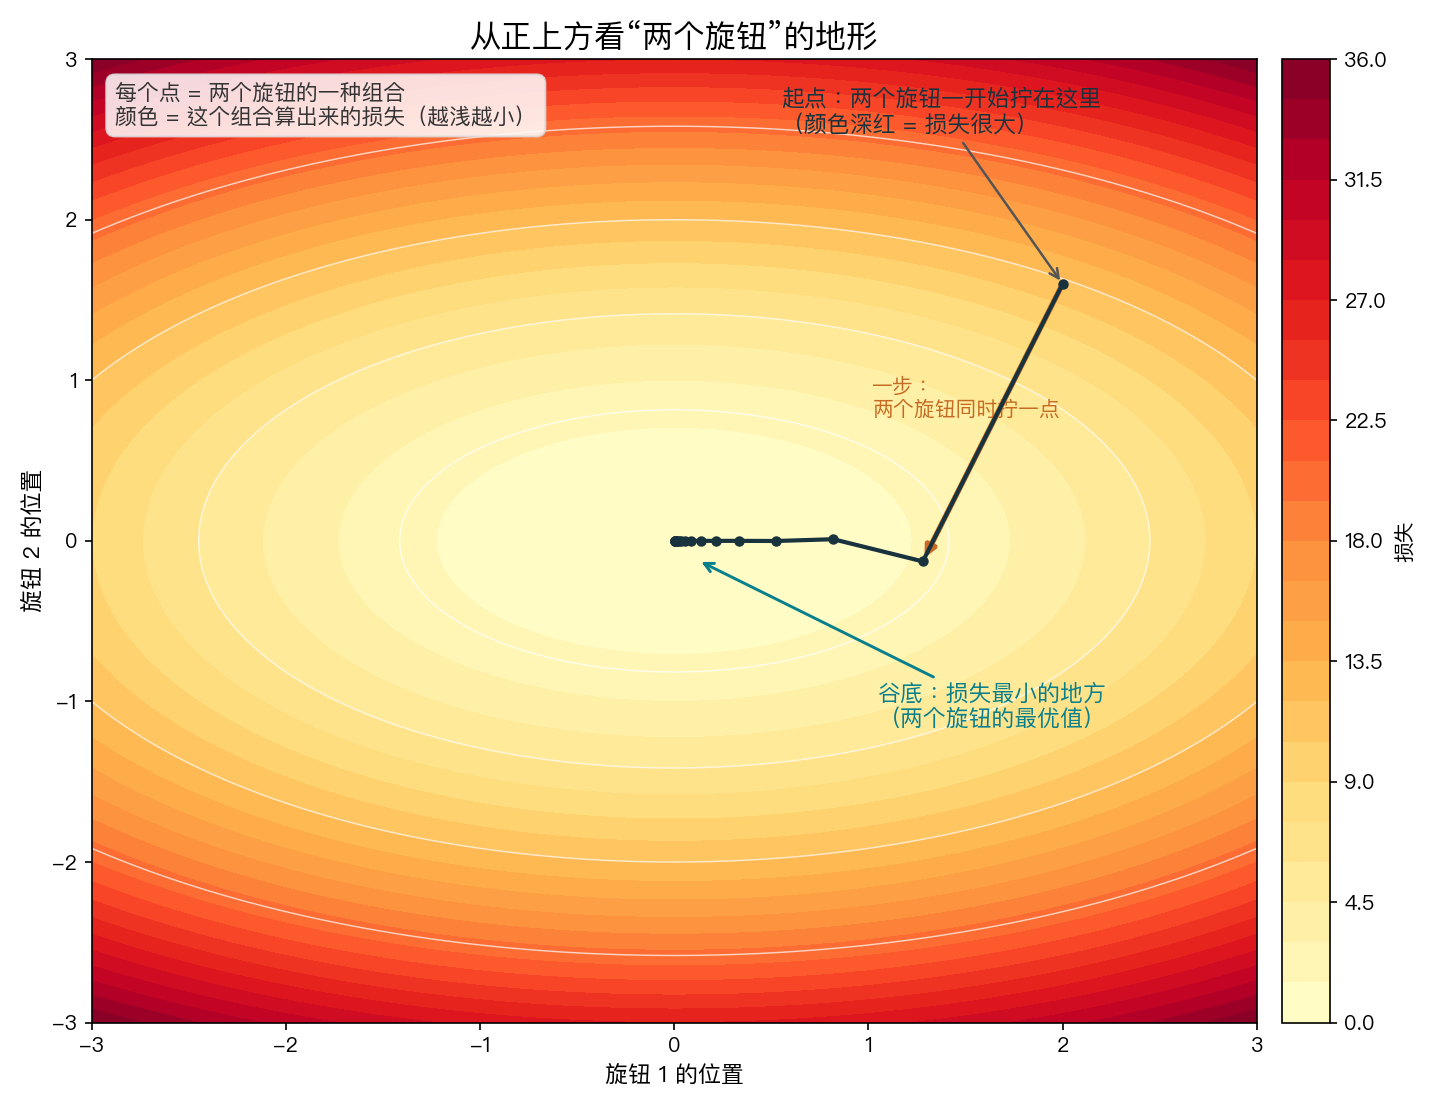

Recreate this plot in Python.
"""把“两个旋钮的地形”讲清楚：坐标是旋钮位置，颜色是损失，线是训练轨迹。"""
import numpy as np
import matplotlib
matplotlib.use("Agg")
import matplotlib.pyplot as plt

plt.rcParams["font.sans-serif"] = ["PingFang HK", "Arial Unicode MS", "Heiti TC", "STHeiti", "DejaVu Sans"]
plt.rcParams["axes.unicode_minus"] = False
INK, TEAL, ORANGE = "#18333d", "#087f8c", "#c66b24"

W1, W2 = np.meshgrid(np.linspace(-3, 3, 300), np.linspace(-3, 3, 300))
L = W1**2 + 3 * W2**2

fig, ax = plt.subplots(figsize=(9.6, 7.4))
cf = ax.contourf(W1, W2, L, levels=24, cmap="YlOrRd")
ax.contour(W1, W2, L, levels=[2, 6, 12, 20], colors="white", linewidths=0.7, alpha=0.7)

p = np.array([2.0, 1.6]); path = [p.copy()]
for _ in range(16):
    p = p - 0.18 * np.array([2 * p[0], 6 * p[1]])
    path.append(p.copy())
path = np.array(path)
ax.plot(path[:, 0], path[:, 1], "-o", color=INK, lw=2, ms=4, zorder=5)

# 标注
ax.annotate("起点：两个旋钮一开始拧在这里\n（颜色深红 = 损失很大）",
            xy=(path[0, 0], path[0, 1]), xytext=(0.55, 2.55),
            fontsize=11, color=INK,
            arrowprops=dict(arrowstyle="->", color="#555", lw=1.2))
ax.annotate("谷底：损失最小的地方\n（两个旋钮的最优值）",
            xy=(0.12, -0.12), xytext=(1.05, -1.15), fontsize=11, color=TEAL,
            arrowprops=dict(arrowstyle="->", color=TEAL, lw=1.4))
ax.annotate("", xy=(path[1, 0], path[1, 1]), xytext=(path[0, 0], path[0, 1]),
            arrowprops=dict(arrowstyle="-|>", color=ORANGE, lw=2.6))
ax.text(1.02, 0.78, "一步：\n两个旋钮同时拧一点", fontsize=10, color=ORANGE)

ax.text(0.02, 0.975, "每个点 = 两个旋钮的一种组合\n颜色 = 这个组合算出来的损失（越浅越小）",
        transform=ax.transAxes, fontsize=10.5, color="#333", va="top",
        bbox=dict(boxstyle="round,pad=0.4", facecolor="white", alpha=0.85, edgecolor="#ddd"))

ax.set_xlabel("旋钮 1 的位置", fontsize=11)
ax.set_ylabel("旋钮 2 的位置", fontsize=11)
ax.set_title("从正上方看“两个旋钮”的地形", fontsize=15)
ax.set_xlim(-3, 3); ax.set_ylim(-3, 3)
cb = fig.colorbar(cf, ax=ax, fraction=0.045, pad=0.02)
cb.set_label("损失", fontsize=10)
fig.tight_layout()
fig.savefig("dim2_map.png", dpi=150)
print("saved")
